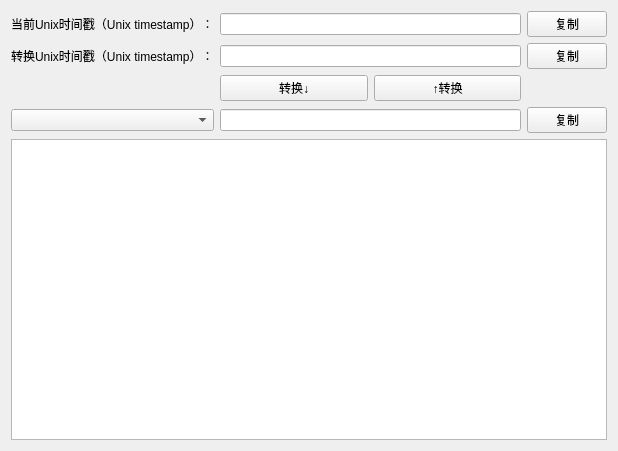
<?xml version="1.0" encoding="UTF-8"?>
<ui version="4.0">
 <class>TimeConvertWidget</class>
 <widget class="QWidget" name="TimeConvertWidget">
  <property name="geometry">
   <rect>
    <x>0</x>
    <y>0</y>
    <width>618</width>
    <height>451</height>
   </rect>
  </property>
  <property name="windowTitle">
   <string>时间转换</string>
  </property>
  <layout class="QVBoxLayout" name="verticalLayout">
   <item>
    <layout class="QGridLayout" name="gridLayout" columnstretch="0,1,0">
     <item row="0" column="0">
      <widget class="QLabel" name="label_UnixTimestamp">
       <property name="text">
        <string>当前Unix时间戳（Unix timestamp）：</string>
       </property>
      </widget>
     </item>
     <item row="0" column="1">
      <widget class="QLineEdit" name="lineEdit_UnixTimestamp"/>
     </item>
     <item row="0" column="2">
      <widget class="QPushButton" name="pbtn_UnixTimestampCopy">
       <property name="text">
        <string>复制</string>
       </property>
      </widget>
     </item>
     <item row="1" column="0">
      <widget class="QLabel" name="label_InputTimestamp">
       <property name="text">
        <string>转换Unix时间戳（Unix timestamp）：</string>
       </property>
      </widget>
     </item>
     <item row="1" column="1">
      <widget class="QLineEdit" name="lineEdit_InputTimestamp">
       <property name="whatsThis">
        <string/>
       </property>
       <property name="inputMethodHints">
        <set>Qt::ImhDigitsOnly</set>
       </property>
       <property name="inputMask">
        <string/>
       </property>
      </widget>
     </item>
     <item row="1" column="2">
      <widget class="QPushButton" name="pushButton_InputTimestampCopy">
       <property name="text">
        <string>复制</string>
       </property>
      </widget>
     </item>
     <item row="2" column="0">
      <spacer name="horizontalSpacer">
       <property name="orientation">
        <enum>Qt::Horizontal</enum>
       </property>
       <property name="sizeHint" stdset="0">
        <size>
         <width>148</width>
         <height>20</height>
        </size>
       </property>
      </spacer>
     </item>
     <item row="2" column="1">
      <layout class="QHBoxLayout" name="horizontalLayout">
       <item>
        <widget class="QPushButton" name="pbtn_Unix2Normal">
         <property name="text">
          <string>转换↓</string>
         </property>
        </widget>
       </item>
       <item>
        <widget class="QPushButton" name="pbtn_Normal2Unix">
         <property name="text">
          <string>↑转换</string>
         </property>
        </widget>
       </item>
      </layout>
     </item>
     <item row="2" column="2">
      <spacer name="horizontalSpacer_2">
       <property name="orientation">
        <enum>Qt::Horizontal</enum>
       </property>
       <property name="sizeHint" stdset="0">
        <size>
         <width>40</width>
         <height>20</height>
        </size>
       </property>
      </spacer>
     </item>
     <item row="3" column="0">
      <widget class="QComboBox" name="comboBox_Format">
       <property name="editable">
        <bool>false</bool>
       </property>
      </widget>
     </item>
     <item row="3" column="1">
      <widget class="QLineEdit" name="lineEdit_NormalTime"/>
     </item>
     <item row="3" column="2">
      <widget class="QPushButton" name="pbtn_NormalTimeCopy">
       <property name="text">
        <string>复制</string>
       </property>
      </widget>
     </item>
    </layout>
   </item>
   <item>
    <widget class="QTextEdit" name="textEdit_histroy"/>
   </item>
  </layout>
 </widget>
 <resources/>
 <connections/>
</ui>
